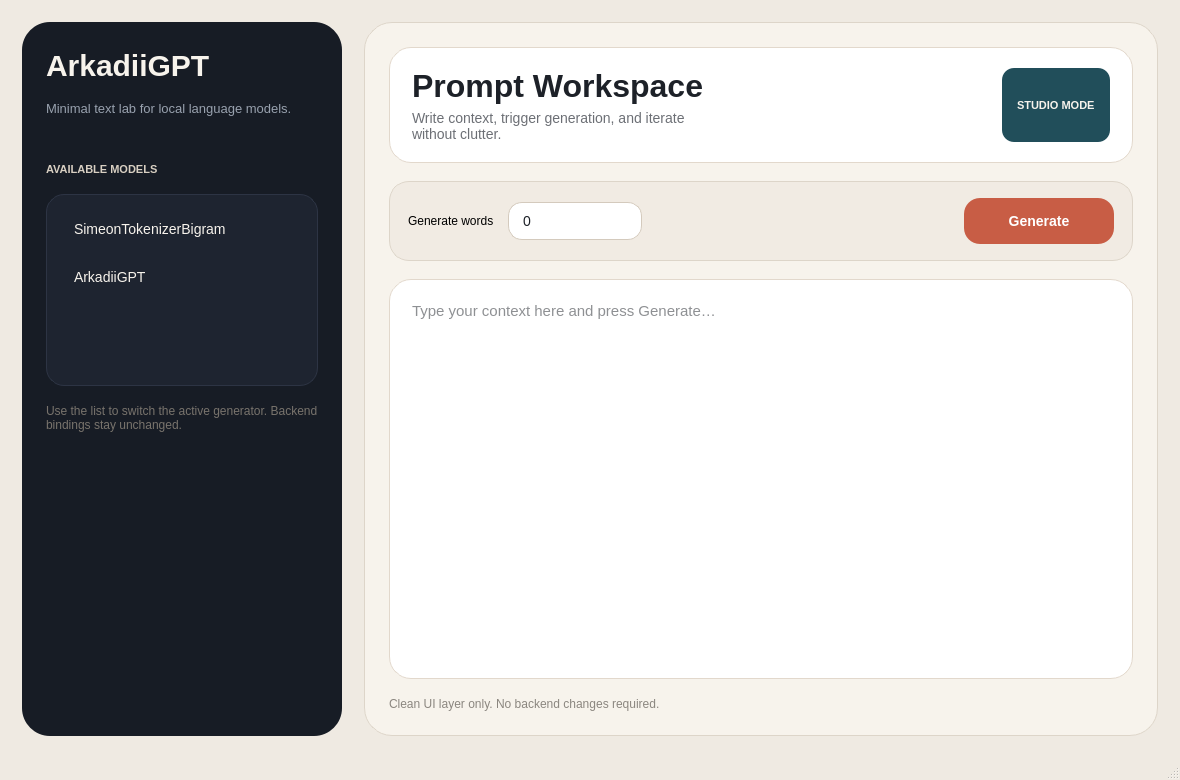
<?xml version="1.0" encoding="UTF-8"?>
<ui version="4.0">
 <class>MainWindow</class>
 <widget class="QMainWindow" name="MainWindow">
  <property name="geometry">
   <rect>
    <x>0</x>
    <y>0</y>
    <width>1180</width>
    <height>780</height>
   </rect>
  </property>
  <property name="windowTitle">
   <string>ArkadiiGPT Studio</string>
  </property>
  <property name="styleSheet">
   <string notr="true">QMainWindow {
    background-color: #EFEAE2;
    color: #1D2128;
    font-family: "Avenir Next";
    }

    QWidget#centralwidget {
    background-color: #EFEAE2;
    }

    QFrame#sidebarFrame {
    background-color: #171C25;
    border-radius: 28px;
    }

    QFrame#workspaceFrame {
    background-color: #F7F3EC;
    border-radius: 28px;
    border: 1px solid #DDD5C9;
    }

    QFrame#heroFrame {
    background-color: #FFFFFF;
    border: 1px solid #E2D8CC;
    border-radius: 22px;
    }

    QFrame#controlFrame {
    background-color: #F1EBE3;
    border: 1px solid #DDD5C9;
    border-radius: 20px;
    }

    QLabel#brandLabel {
    color: #F7F3EC;
    font-size: 30px;
    font-weight: 700;
    }

    QLabel#brandSubLabel {
    color: #98A1AE;
    font-size: 13px;
    }

    QLabel#sectionLabel {
    color: #D8CFC2;
    font-size: 11px;
    font-weight: 700;
    }

    QLabel#heroTitle {
    color: #1D2128;
    font-size: 32px;
    font-weight: 700;
    }

    QLabel#heroSubTitle {
    color: #6C6F75;
    font-size: 14px;
    }

    QLabel#chipLabel {
    background-color: #214E5A;
    color: #F7F3EC;
    border-radius: 12px;
    padding: 6px 12px;
    font-size: 11px;
    font-weight: 700;
    }

    QLabel#captionLabel {
    color: #78736C;
    font-size: 12px;
    }

    QLabel#footerLabel {
    color: #8B867F;
    font-size: 12px;
    }

    QLabel#controlLabel {
    color: #1D2128;
    font-size: 14px;
    font-weight: 600;
    }

    QListWidget#listWidget {
    background-color: #1E2430;
    color: #F7F3EC;
    border: 1px solid #2D3444;
    border-radius: 18px;
    outline: 0;
    padding: 10px;
    font-size: 14px;
    }

    QListWidget#listWidget::item {
    border-radius: 12px;
    padding: 12px 14px;
    margin: 4px 0px;
    }

    QListWidget#listWidget::item:selected {
    background-color: #C85D45;
    color: #FFFFFF;
    }

    QListWidget#listWidget::item:hover {
    background-color: #2A3140;
    }

    QSpinBox#spinBox {
    background-color: #FFFFFF;
    color: #1D2128;
    border: 1px solid #D4CABD;
    border-radius: 14px;
    padding: 9px 12px;
    min-width: 90px;
    font-size: 14px;
    }

    QSpinBox#spinBox::up-button,
    QSpinBox#spinBox::down-button {
    width: 18px;
    border: none;
    background: transparent;
    }

    QPushButton#pushButton {
    background-color: #C85D45;
    color: #FFFFFF;
    border: none;
    border-radius: 16px;
    padding: 12px 22px;
    font-size: 14px;
    font-weight: 700;
    }

    QPushButton#pushButton:hover {
    background-color: #B4513A;
    }

    QPushButton#pushButton:pressed {
    background-color: #9D4632;
    }

    QPlainTextEdit#plainTextEdit {
    background-color: #FFFFFF;
    color: #1D2128;
    border: 1px solid #E2D8CC;
    border-radius: 22px;
    padding: 18px;
    font-size: 15px;
    selection-background-color: #214E5A;
    selection-color: #FFFFFF;
    }</string>
  </property>
  <widget class="QWidget" name="centralwidget">
   <layout class="QHBoxLayout" name="horizontalLayout">
    <property name="spacing">
     <number>22</number>
    </property>
    <property name="leftMargin">
     <number>22</number>
    </property>
    <property name="topMargin">
     <number>22</number>
    </property>
    <property name="rightMargin">
     <number>22</number>
    </property>
    <property name="bottomMargin">
     <number>22</number>
    </property>
    <item>
     <widget class="QFrame" name="sidebarFrame">
      <property name="minimumSize">
       <size>
        <width>290</width>
        <height>0</height>
       </size>
      </property>
      <property name="maximumSize">
       <size>
        <width>320</width>
        <height>16777215</height>
       </size>
      </property>
      <layout class="QVBoxLayout" name="verticalLayout_2">
       <property name="spacing">
        <number>18</number>
       </property>
       <property name="leftMargin">
        <number>24</number>
       </property>
       <property name="topMargin">
        <number>26</number>
       </property>
       <property name="rightMargin">
        <number>24</number>
       </property>
       <property name="bottomMargin">
        <number>24</number>
       </property>
       <item>
        <widget class="QLabel" name="brandLabel">
         <property name="text">
          <string>ArkadiiGPT</string>
         </property>
        </widget>
       </item>
       <item>
        <widget class="QLabel" name="brandSubLabel">
         <property name="text">
          <string>Minimal text lab for local language models.</string>
         </property>
         <property name="wordWrap">
          <bool>true</bool>
         </property>
        </widget>
       </item>
       <item>
        <spacer name="verticalSpacer_2">
         <property name="orientation">
          <enum>Qt::Orientation::Vertical</enum>
         </property>
         <property name="sizeHint" stdset="0">
          <size>
           <width>20</width>
           <height>6</height>
          </size>
         </property>
        </spacer>
       </item>
       <item>
        <widget class="QLabel" name="sectionLabel">
         <property name="text">
          <string>AVAILABLE MODELS</string>
         </property>
        </widget>
       </item>
       <item>
        <widget class="QListWidget" name="listWidget">
         <item>
          <property name="text">
           <string>SimeonTokenizerBigram</string>
          </property>
         </item>
         <item>
          <property name="text">
           <string>ArkadiiGPT</string>
          </property>
         </item>
        </widget>
       </item>
       <item>
        <widget class="QLabel" name="captionLabel">
         <property name="text">
          <string>Use the list to switch the active generator. Backend bindings stay unchanged.</string>
         </property>
         <property name="wordWrap">
          <bool>true</bool>
         </property>
        </widget>
       </item>
       <item>
        <spacer name="verticalSpacer">
         <property name="orientation">
          <enum>Qt::Orientation::Vertical</enum>
         </property>
         <property name="sizeHint" stdset="0">
          <size>
           <width>20</width>
           <height>280</height>
          </size>
         </property>
        </spacer>
       </item>
      </layout>
     </widget>
    </item>
    <item>
     <widget class="QFrame" name="workspaceFrame">
      <layout class="QVBoxLayout" name="verticalLayout">
       <property name="spacing">
        <number>18</number>
       </property>
       <property name="leftMargin">
        <number>24</number>
       </property>
       <property name="topMargin">
        <number>24</number>
       </property>
       <property name="rightMargin">
        <number>24</number>
       </property>
       <property name="bottomMargin">
        <number>24</number>
       </property>
       <item>
        <widget class="QFrame" name="heroFrame">
         <layout class="QHBoxLayout" name="horizontalLayout_2">
          <property name="spacing">
           <number>16</number>
          </property>
          <property name="leftMargin">
           <number>22</number>
          </property>
          <property name="topMargin">
           <number>20</number>
          </property>
          <property name="rightMargin">
           <number>22</number>
          </property>
          <property name="bottomMargin">
           <number>20</number>
          </property>
          <item>
           <layout class="QVBoxLayout" name="verticalLayout_3">
            <property name="spacing">
             <number>6</number>
            </property>
            <item>
             <widget class="QLabel" name="heroTitle">
              <property name="text">
               <string>Prompt Workspace</string>
              </property>
             </widget>
            </item>
            <item>
             <widget class="QLabel" name="heroSubTitle">
              <property name="text">
               <string>Write context, trigger generation, and iterate without clutter.</string>
              </property>
              <property name="wordWrap">
               <bool>true</bool>
              </property>
             </widget>
            </item>
           </layout>
          </item>
          <item>
           <spacer name="horizontalSpacer">
            <property name="orientation">
             <enum>Qt::Orientation::Horizontal</enum>
            </property>
            <property name="sizeHint" stdset="0">
             <size>
              <width>40</width>
              <height>20</height>
             </size>
            </property>
           </spacer>
          </item>
          <item>
           <widget class="QLabel" name="chipLabel">
            <property name="text">
             <string>STUDIO MODE</string>
            </property>
           </widget>
          </item>
         </layout>
        </widget>
       </item>
       <item>
        <widget class="QFrame" name="controlFrame">
         <layout class="QHBoxLayout" name="horizontalLayout_3">
          <property name="spacing">
           <number>14</number>
          </property>
          <property name="leftMargin">
           <number>18</number>
          </property>
          <property name="topMargin">
           <number>16</number>
          </property>
          <property name="rightMargin">
           <number>18</number>
          </property>
          <property name="bottomMargin">
           <number>16</number>
          </property>
          <item>
           <widget class="QLabel" name="label_2">
            <property name="text">
             <string>Generate words</string>
            </property>
           </widget>
          </item>
          <item>
           <widget class="QSpinBox" name="spinBox"/>
          </item>
          <item>
           <spacer name="horizontalSpacer_2">
            <property name="orientation">
             <enum>Qt::Orientation::Horizontal</enum>
            </property>
            <property name="sizeHint" stdset="0">
             <size>
              <width>40</width>
              <height>20</height>
             </size>
            </property>
           </spacer>
          </item>
          <item>
           <widget class="QPushButton" name="pushButton">
            <property name="minimumSize">
             <size>
              <width>150</width>
              <height>46</height>
             </size>
            </property>
            <property name="text">
             <string>Generate</string>
            </property>
           </widget>
          </item>
         </layout>
        </widget>
       </item>
       <item>
        <widget class="QPlainTextEdit" name="plainTextEdit">
         <property name="placeholderText">
          <string>Type your context here and press Generate…</string>
         </property>
         <property name="lineWrapMode">
          <enum>QPlainTextEdit::WidgetWidth</enum>
         </property>
        </widget>
       </item>
       <item>
        <widget class="QLabel" name="footerLabel">
         <property name="text">
          <string>Clean UI layer only. No backend changes required.</string>
         </property>
        </widget>
       </item>
      </layout>
     </widget>
    </item>
   </layout>
  </widget>
  <widget class="QMenuBar" name="menubar">
   <property name="geometry">
    <rect>
     <x>0</x>
     <y>0</y>
     <width>1180</width>
     <height>24</height>
    </rect>
   </property>
  </widget>
  <widget class="QStatusBar" name="statusbar"/>
 </widget>
 <resources/>
 <connections/>
</ui>
